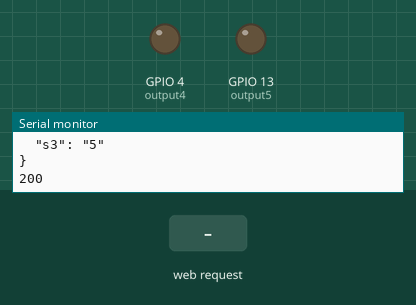
Simulated run of this sketch. Board: ESP8266 (NodeMCU). Shown: output pins drawn as LEDs (lit = HIGH), the last lines printed to the serial monitor. Inputs (shaded band) come from the test bench. WiFi joins after 1.5 s; servers stay silent unless stated; uploads are accepted with an empty reply.

Above: at 2.7 s.
2.8 s: HTTP request GET /5/on received
At 3.4 s:
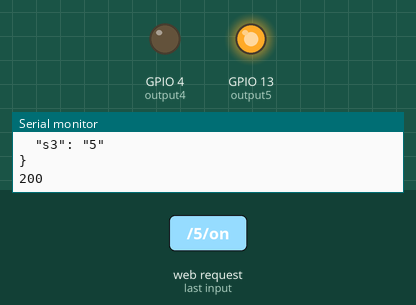
4.3 s: HTTP request GET /4/on received
At 5.5 s:
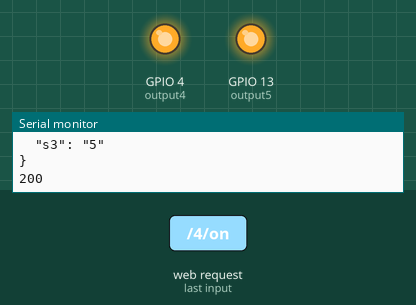
5.8 s: HTTP request GET /5/off received
At 6.8 s:
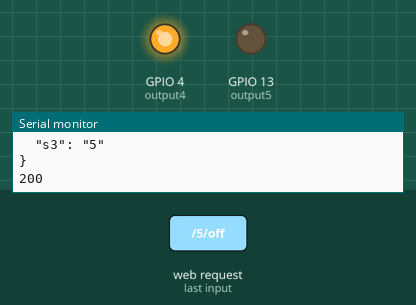
7.3 s: HTTP request GET /4/off received
At 8.0 s:
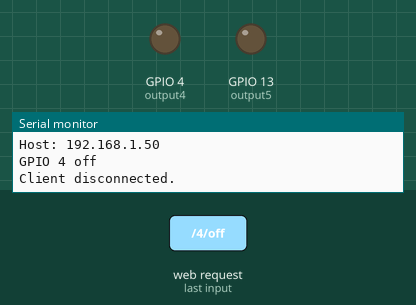
Timing chart, 0 to 9.8 s (numbered marks = the images above; inputs shaded):
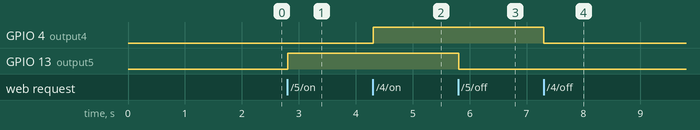

The sketch:

ClientServerArduino.ino
```cpp
#include <ESP8266WiFi.h>
#include <ArduinoJson.h>
#include <ESP8266HTTPClient.h>
#include <WiFiUdp.h>

//------------------ PIN & MEMORY -------------------
// memorizzo lo stato attuale dei pin
String output5State = "off";
String output4State = "off";

// Assegno un nome da associare ai pin di arduino
const int output5 = 13;
const int output4 = 4;

int timeSend = 1000;
unsigned long time_now = 0;

//------------------- NETWORK-------------------
//network credentials
const char* ssid     = "Org";
const char* password = "flaminioroom";
//static ip address
IPAddress local_IP(192, 168, 10, 130);
IPAddress gateway(192, 168, 10, 1);
IPAddress subnet(255, 255, 255, 0);

// Set web server port number to 80
WiFiServer server(80);

// Variable to store the HTTP request
String header;

//-----------------------Section Time-----------------------
// Current time
unsigned long currentTime = millis();
// Previous time
unsigned long previousTime = 0;
// Define timeout time in milliseconds (example: 2000ms = 2s)
const long timeoutTime = 2000;
//------------------------END DICHIARAZIONI---------------------------

void setup() {
  Serial.begin(115200);
  // Initialize the output variables as outputs

  pinMode(output5, OUTPUT);
  pinMode(output4, OUTPUT);
  // Set outputs to LOW
  digitalWrite(output5, LOW);
  digitalWrite(output4, LOW);

  //----------------------------- inizialize wifi-------------------------
  if (!WiFi.config(local_IP, gateway, subnet)) {
      Serial.println("STA Failed to configure");
    }
  // Connect to Wi-Fi network with SSID and password
  Serial.print("Connecting to ");
  Serial.println(ssid);
  WiFi.begin(ssid, password);
  while (WiFi.status() != WL_CONNECTED) {
    delay(500);
    Serial.print(".");
  }
  // Print local IP address and start web server
  Serial.println("");
  Serial.println("WiFi connected.");
  Serial.println("IP address: ");
  Serial.println(WiFi.localIP());
  server.begin();

}

void loop(){
  WiFiClient client = server.available();   // Listen for incoming clients
  if(millis() >= time_now + timeSend){
        time_now += timeSend;
        sendValue();
    }

  if (client) {                             // If a new client connects,
    Serial.println("New Client.");          // print a message out in the serial port
    String currentLine = "";                // make a String to hold incoming data from the client
    currentTime = millis();
    previousTime = currentTime;
    while (client.connected() && currentTime - previousTime <= timeoutTime) { // loop while the client's connected
      currentTime = millis();
      if (client.available()) {             // if there's bytes to read from the client,
        char c = client.read();             // read a byte, then
        Serial.write(c);                    // print it out the serial monitor
        header += c;
        if (c == '\n') {                    // if the byte is a newline character
          // if the current line is blank, you got two newline characters in a row.
          // that's the end of the client HTTP request, so send a response:
          if (currentLine.length() == 0) {
            // HTTP headers always start with a response code (e.g. HTTP/1.1 200 OK)
            // and a content-type so the client knows what's coming, then a blank line:
            client.println("HTTP/1.1 200 OK");
            client.println("Content-type:text/html");
            client.println("Connection: close");
            client.println();
//--------- EFFETTUO LA DECODIFICA DELL' URL, MODIFICANDO LO STATO DEI PIN ----------------------------------------------//
            modPin();

            client.println("http://192.168.10.116/setValues");

            // The HTTP response ends with another blank line
            client.println();
            // Break out of the while loop
            break;
          } else { // if you got a newline, then clear currentLine
            currentLine = "";
          }
        } else if (c != '\r') {  // if you got anything else but a carriage return character,
          currentLine += c;      // add it to the end of the currentLine
        }
      }
    }
    // Clear the header variable
    header = "";
    // Close the connection
    client.stop();
    Serial.println("Client disconnected.");
    Serial.println("");
  }
}


//------ INVIO IL FILE JASON
void sendValue() {
  if (WiFi.status() == WL_CONNECTED) { //Check WiFi connection status

    StaticJsonBuffer<300> JSONbuffer;   //Declaring static JSON buffer
    JsonObject& JSONencoder = JSONbuffer.createObject();

    JSONencoder["s1"] = 5154;
    JSONencoder["s2"] = "5";
    JSONencoder["s3"] = "5";

    char JSONmessageBuffer[300];
    JSONencoder.prettyPrintTo(JSONmessageBuffer, sizeof(JSONmessageBuffer));
    Serial.println(JSONmessageBuffer);

    HTTPClient http;    //Declare object of class HTTPClient

    http.begin("http://192.168.10.107:5000/setValues");      //Specify request destination
    http.addHeader("Content-Type", "application/json");  //Specify content-type header

    int httpCode = http.POST(JSONmessageBuffer);   //Send the request
    String payload = http.getString();//Get the response payload

    Serial.println(httpCode);   //Print HTTP return code
    Serial.println(payload);    //Print request response payload

    http.end();  //Close connection

  } else {
    Serial.println("Error in WiFi connection");

  }
}
void modPin(){
  if (header.indexOf("GET /5/on") >= 0) {
    Serial.println("GPIO 5 on");
    output5State = "on";
    digitalWrite(output5, HIGH);
  } else if (header.indexOf("GET /5/off") >= 0) {
    Serial.println("GPIO 5 off");
    output5State = "off";
    digitalWrite(output5, LOW);
  } else if (header.indexOf("GET /4/on") >= 0) {
    Serial.println("GPIO 4 on");
    output4State = "on";
    digitalWrite(output4, HIGH);
  } else if (header.indexOf("GET /4/off") >= 0) {
    Serial.println("GPIO 4 off");
    output4State = "off";
    digitalWrite(output4, LOW);
  }

}
```

Measured:
- after the input at 2.8 s, GPIO 13 (output5): LOW → HIGH at once
- after the input at 4.3 s, GPIO 4 (output4): LOW → HIGH at once
- after the input at 5.8 s, GPIO 13 (output5): HIGH → LOW at once
- after the input at 7.3 s, GPIO 4 (output4): HIGH → LOW at once
